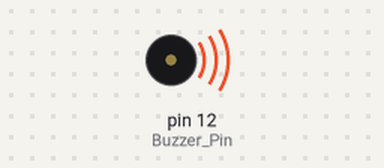
Simulated run of this sketch. Board: Arduino Uno, built with avr-gcc and run on an emulated ATmega328P. On the bench: buzzer (waves = sounding).

Above: at 0.2 s.
At 8.2 s:
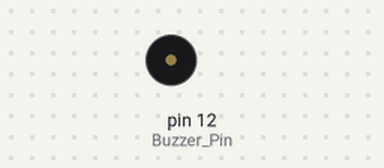
Timing chart, 0 to 9.7 s (numbered marks = the images above):
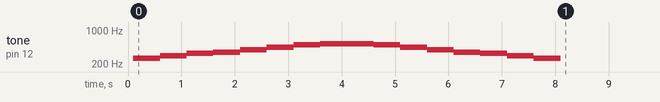

The sketch:

tutorial2_4_buzzer.ino
```cpp
#define Buzzer_Pin (12)

int freqs[8] = {262, 294, 330, 349, 392, 440, 494, 523};

void setup() {
  pinMode(Buzzer_Pin, OUTPUT);

  delay(100);

  for (int i = 0; i < 8; i++)
  {
    tone(Buzzer_Pin, freqs[i], 500);
    delay(500);
  }
  for (int i = 0; i < 8; i++)
  {
    tone(Buzzer_Pin, freqs[7-i], 500);
    delay(500);
  }
}

void loop() {
}
```
